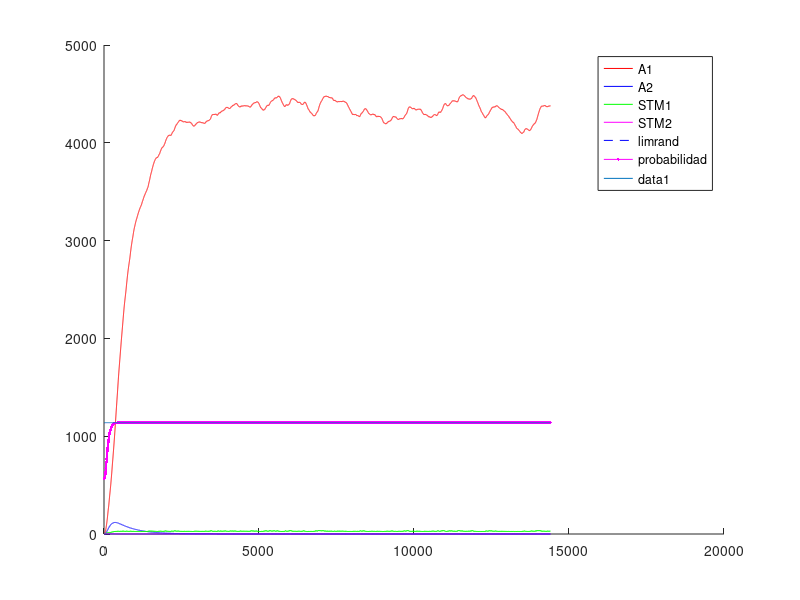
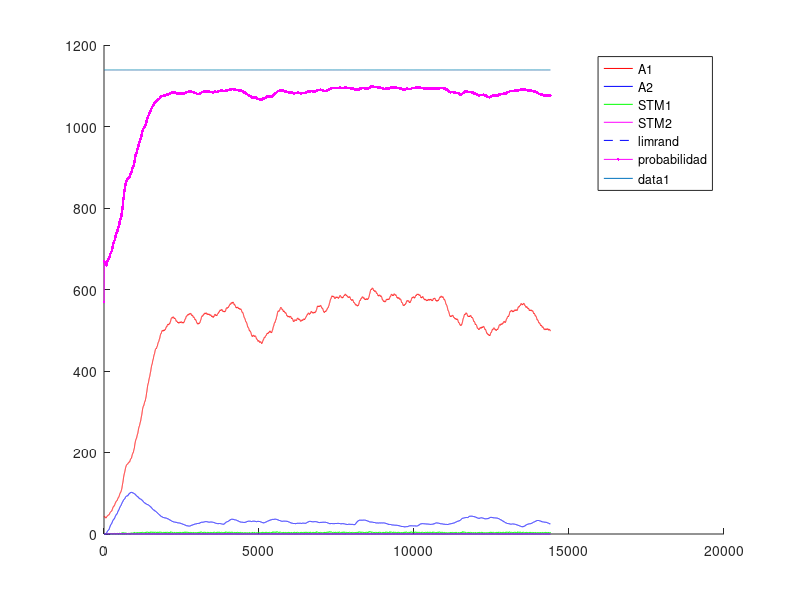
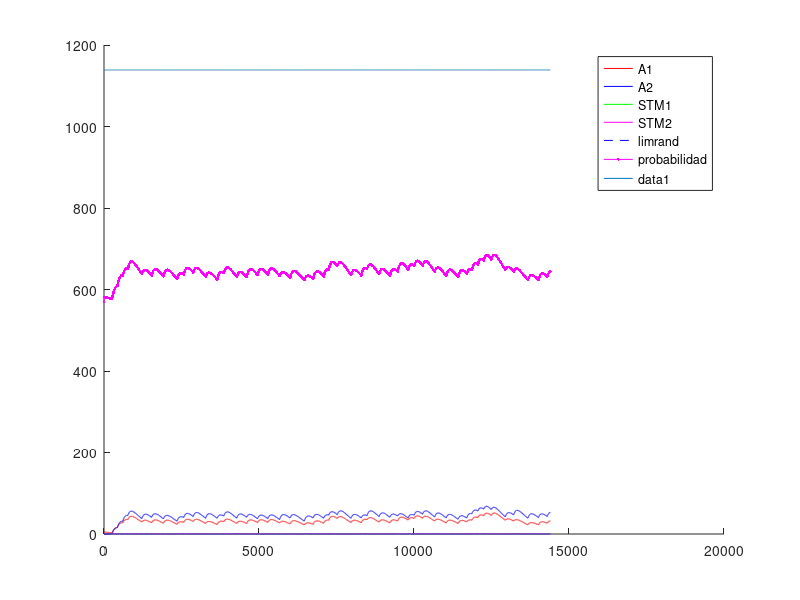
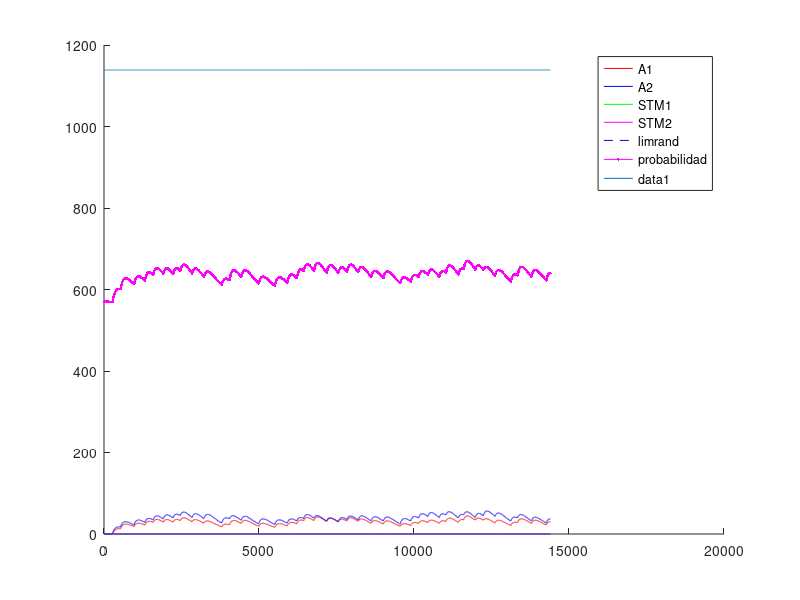

MATLAB code for these plots, in order:
%% Experimento con Variable-Ratio - VR - Tasa Variable
%% Existen multiples intancias de palanquelo (cada vez que realiza respuesta decide si realiza otra o no)
%% Durante la tasa se contabilizan los palanqueos y no palanqueos y el refuerzo impacta de forma 
%% proporcional a la tasa de respuestas.
%% Un trial dura 3600 segundos.
%% Una sesion 1 o 3 trial (seg´un la dinamica del animal)
%% 5 sesiones por Experimento. Cada sesion es un intervalo diferente.
%% 1 experimento
%% Tiempo para realizar un respuesta 1 segundo
%% 
%% La probabilidad de eleccion se ajusta al nivel de maxima frecuencia de palanqueo
%% 

close all
clc
clear

%% Matriz de pago 0 1 

%%% Se ajusto la apreciacion de las cantidades de refuerzo 
function rf = feel(pellets)
  rf=0;
  if (nargin~=0)
    rf=(12.8*(1-exp(-.25.* pellets.^(2))))+(12.8*(1-exp(-.5.* pellets)));
  else
    error ("Faltan parametros");
  endif
endfunction
%% 
%% 

%% INICIALIZATION
%%%%%% CONSTANTES DE SESIONES
Ntrial  =  1 ;   %% un trial de 3600 segundos
tTrial  =  3600; %% en segundos
tResp   =  1;    %% en segundos
tMuestreo = 0.25;%% en segundos
Nses    =  5 ;
Vr=[1,10,30,40,60]; %% valores medios de intervalos variables
Ntest   =  1;
limrand =  0.138;
saving  =  0.01 ;
%%%%%% CONSTANTES DE DECAIMIENTO
alpha = 1*tMuestreo;
beta  = 0.13*0.31*tMuestreo;%0.125*tMuestreo ;
gamma = 0.0067*tMuestreo;%0.025 ; 
delta = 1*tMuestreo;
%%%%%% INICIALIZACION
palanca = zeros(2,1);
Rf_1=0;
Rf_2=0;
A1=zeros(1,Ntest);
A2=zeros(1,Ntest);
stm_1=zeros(2,Ntest);
stm_2=zeros(2,Ntest);
d=1;

sesion = zeros(Nses,1);
trialXsesion = zeros(Nses,Ntrial);
terminal_sesion=zeros(Nses,1);
nb_resp = zeros(Nses,Ntest);
refuerzo = zeros(Nses,Ntest);
t_ref = zeros(Nses,1);
cum_resp = zeros(Nses,1);
contadorP1=0;
contadorP2=0;
contadorI=0;

%% CALCULO DE AROUSAL MAXIMO
%% Iteraciones de respuesta refuerzo para encotnrar el STM medio
Nconfig=5; %% Tasa de respuesta de configuracion
%plot([1:0.01:20],(12.8*(1-exp(-.25.* [1:0.01:20].^(2))))+(12.8*(1-exp(-.5.* [1:0.01:20]))),'.k')
R1 = floor(feel(1)); %tiempo de refuezo para R
l1 = Nconfig/tMuestreo; % duracion entre trials
suma = 0; %suma es un valor necesaria para calcular max1 y min1
suma = alpha*R1 %% Refuerzo cada N respuestas
iter=100; %% numero de iteraciones para que converja el stm
max1 = 0; %maximum de stm1
min1 = 0; %minimum de stm1
for i = 1:iter 
  suma = (1-beta)^(Nconfig/tMuestreo)*suma;%% Instantes que decae el stm
  min1=suma;
  suma += alpha*R1; %Refuerzo
  max1=suma;
end
comp=.88;
S1 = (((max1-min1)*(comp*l1))/2)+min1*comp*l1; %calcul de la superficie del triangulo mas la de el rectangulo
stm_1_medio = S1/(l1);
A1max = (delta/gamma)*stm_1_medio;

%% INICIO DE LAS ITERATIONS
for l = 1:Ntest  %% TESTES
  Num=0;
  for k = 1:Nses  %% SESIONES (cambia el N)
    i=1;
    %duracion = [1,tTrial*ones(1,Ntrial)];
    
    contador = 1;
    %palanca(1)=randi(2);
    
    %% Agregar tasa de refuerzos  %%
    tasa=Vr(k);
    if k>1
      A1(Num+1,l)=saving*A1(Num,l);
      A2(Num+1,l)=saving*A2(Num,l);
      stm_1(Num+1,l)=0*stm_1(Num,l);
      stm_2(Num+1,l)=0*stm_2(Num,l); 
      %%% ELECCION DE LA PRIMERA PALANCA 
%      if A1(Num,1)>A2(Num,1)
%        palanca(2)=1;
%      else
%        palanca(2)=2;
%      end
    end       
    P1(i,k)=0.5;
    P1(i,k)=0.5;
    for j=2:(Ntrial*tTrial/tMuestreo) %% Todos los trials juntos
      
      if contador == tResp/tMuestreo%duracion(i)
        contador = 1;
        i = i+1 ;
        J = j ;
        P1(i,k)=0.5*(1-exp(-(5*A1((j-1)+Num,l))/A1max))+0.5; %probabilidad en exponential
        P2(i,k)=0.5*(1-exp(-(5*A2((j-1)+Num,l))/A1max))+0.5; %probabilidad en exponential
        %P=.99;
        %P2(i,k)=0.5*(1-exp(-(5*A2((j-1)+Num,l))/A2max))+0.5;
        
        a = rand ;
        %%% ELECCION DE LA PALANCA %%% Basicamente elige palanquear o no palanquear
        if (A1((j-1)+Num,l)<=limrand)&&(A2((j-1)+Num,l)<=limrand)
          palanca(i)=randi(2);
        elseif (A1((j-1)+Num,l)>=limrand)&&(A2((j-1)+Num,l)<=limrand)
          if a>=P1(i,k)
            palanca(i)=2;
          else
            palanca(i)=1;
          end
        elseif (A1((j-1)+Num,l)<=limrand)&&(A2((j-1)+Num,l)>=limrand)
          if a>=P2(i,k)
            palanca(i)=1;
          else
            palanca(i)=2;
          end
        elseif (A1((j-1)+Num,l)>A2((j-1)+Num,l))
          if a>=P1(i,k)
            palanca(i)=2;
          else
            palanca(i)=1;
          end
        else
          if a>=P2(i,k)
            palanca(i)=1;
          else
            palanca(i)=2;
          end
        end
        %% Contadores para intervalo de refuerzo
        if palanca(i)==1
          contadorP1++;
        else
          contadorP2++;
        endif
        %%% REFUERZO %%%
        if (contadorP1>=tasa)
          %if (palanca(i)==1) %% palanquea
          aux=contadorP1+contadorP2;
          Rfz=floor(feel(1));
          Rf_1=Rfz*contadorP1/aux;
          Rf_2=Rfz*contadorP2/aux;
          %elseif (palanca(i-1)==2) %% No palanquea
          %  Rf_1=0;
          %  Rf_2=0;%floor(10*(1-exp(-0.8* 2 )));
          %end
          %stm_1(j+Num,l)=(1-beta)*stm_1((j-1)+Num,l)+alpha*Rf_1;
          %stm_2(j+Num,l)=(1-beta)*stm_2((j-1)+Num,l)+alpha*Rf_2;
          contadorP1=0;
          contadorP2=0;
          contadorI =0;
          dispe=.5; %% dispercion del 50% del valor de la intervalo
          tasa=Vr(k)*(1 + dispe*(1-2*rand));
          refuerzo(k,l)++;
          t_ref(k,i)=1;
        endif
        
      else
        contador++;
        contadorI++;
        Rf_1=0;
        Rf_2=0;
      end
      stm_1(j+Num,l)=(1-beta)*stm_1((j-1)+Num,l)+alpha*Rf_1;
      stm_2(j+Num,l)=(1-beta)*stm_2((j-1)+Num,l)+alpha*Rf_2;
      A1(j+Num,l)=(1-gamma)*A1((j-1)+Num,l)+delta*stm_1(j+Num,l);
      A2(j+Num,l)=(1-gamma)*A2((j-1)+Num,l)+delta*stm_2(j+Num,l);
      
%      if floor(j/tTrial)==(j/tTrial)
%        trialXsesion()
%      end
    end
    
    
    %%% CONTADOR DE A QUE J SE CAMBIA LA SESION
    %sesion(k-1,l)=j;
    sesion(k,l)=j+Num;
    %%% DEFINICION DE NUM
%    compteur = 0 ;
%    for i=1:length(A1(:,l))
%      if A1(i,l)~=0
%        compteur = compteur +1;
%      end
%    end
%    Num=compteur;
    Num = j+Num;
    Sizemat = length(A1);
    
    if palanca(1)==1
      nb_resp(k,l)=1;
      cum_resp(k,1)=1;
    end
    for j = 2:length(palanca)
      if palanca(j)==1
        %nb_coop(k-1,l)= nb_coop(k-1,l)+1;
        nb_resp(k,l)++;
        cum_resp(k,j)=cum_resp(k,j-1)+1;
      else
        cum_resp(k,j)=cum_resp(k,j-1);
      end
    end
  end
end


%%% PRUEBAS 
%%% ENCONTRA LA LONGITUD REAL DEL EXPERIMENTACION
nonnul = zeros(Ntest,1);
for k=1:Ntest
  for i=1:length(A1)
    if A1(i,k) ~= 0
      nonnul(k)=nonnul(k)+1;
    end
  end
end

%%% PRUEBA I _ PESO DE LA EXPERIMENTACION EN LA MEMORIA
porcent = 0;
for i = 1:Ntest
  if sum(A1(:,i)) > 10 * sum(A2(:,i))
    porcent = porcent +1;
  end
end

%%% PRUEBA II _ SI LA EXCITATION ALCANZA A SU MAXIMUM
maxima = zeros(Ntest,1);
for k = 1:Ntest
  if floor(max(A1(:,k))) == floor(max(max(A1))) 
    maxima(k) = maxima(k) +1;
  end
end

%%% PRUEBA III _ EN QUE SESION LA PALANCA GANA DE VERDAD
%ird = zeros(Ntest,1);
%for k = 1:Ntest
%  i=1;
%  while 1
%    if A1(nonnul(k)-i,k) < limrand
%      ird(k) = nonnul(k)-i+1;
%      break;
%    else
%      i=i+1;
%    end
%  end
%end
%
%%%% PRUEBA IV _ CONVIERTE J EN NUMERO DE SESION
%for k = 1:Ntest
%  i=1;
%  while 1
%    if ird(k) <= sum(sesion(1:i)+50)
%      ird(k)=i;
%      break;
%    else
%      i=i+1;
%    end
%  end
%end

%%% PRUEBA V _ PORCENTAJE DE COOPERACION POR SESION / EXPERIMENTO


%porcentaje_coop_sesion=zeros(Nses,Ntest);
%porcentaje_coop_experimento=zeros(Ntest,1);
%for k = 1:Ntest
%  porcentaje_coop_experimento(k)=sum(nb_coop(:,k))/(Ntrial*Nses)*100;
%end

%for i=1:Ntest
%  terminal_sesion(1,i)=sesion(1,i);
%  for j=2:Nses
%    terminal_sesion(j,i)=sesion(j,i)+terminal_sesion(j-1,i);
%  end
%end

%%% DEMOSTRACION 


%promedio_sesion=sum(ird)/Ntest
%porcent_10xsuperior_al_otra=porcent/Ntest * 100;
%cuanto_alcanzan_al_maxima=sum(maxima)/Ntest * 100;
%porcentaje_coop_experimento;
%porcentaje_coop_sesion=floor(nb_coop/Ntrial*100);


resp_por_segundos=nb_resp/length(palanca); %numero de respuestas dividido por el numero de respestas maximal posible

for i=1:Ntest
  for j=1:Nses
    figure
    hold on
    %plot(sesion(j,i)*ones(1,max(max(A1(:,i)))),(1:max(max(A1(:,i)))),'--k');
    %h=plot((sesion(j,i).*tMuestreo)*ones(1,max(max(A1(:,i)))),(1:max(max(A1(:,i)))),'--k');
    %set(h, "linewidth", 2);
    if j==1
      plot(1:Ntrial*tTrial/tMuestreo,A1(1:sesion(j,i),i),'r',1:Ntrial*tTrial/tMuestreo,A2(1:sesion(j,i),i),'b',1:Ntrial*tTrial/tMuestreo,stm_1(1:sesion(j,i),i),'g',1:Ntrial*tTrial/tMuestreo,stm_2(1:sesion(j,i),i),'m',1:Ntrial*tTrial/tMuestreo,limrand*ones(1,Ntrial*tTrial/tMuestreo),'--b')
      plot((1:(Ntrial*tTrial))/tMuestreo,P1(:,j)'*A1max,'.-m');
      legend("A1","A2","STM1","STM2","limrand","probabilidad");
    else
      plot(1:Ntrial*tTrial/tMuestreo,A1(sesion(j-1,i)+1:sesion(j,i),i),'r',1:Ntrial*tTrial/tMuestreo,A2(sesion(j-1,i)+1:sesion(j,i),i),'b',1:Ntrial*tTrial/tMuestreo,stm_1(sesion(j-1,i)+1:sesion(j,i),i),'g',1:Ntrial*tTrial/tMuestreo,stm_2(sesion(j-1,i)+1:sesion(j,i),i),'m',1:Ntrial*tTrial/tMuestreo,limrand*ones(1,Ntrial*tTrial/tMuestreo),'--b')
      plot((1:(Ntrial*tTrial))/tMuestreo,P1(:,j)'*A1max,'.-m');
      legend("A1","A2","STM1","STM2","limrand","probabilidad");
    endif
    plot(1:Ntrial*tTrial/tMuestreo,A1max*ones(1,Ntrial*tTrial/tMuestreo))
    hold off
  endfor
endfor


%% Maximos exitos por tasa= 10-360 - 30-120 - 40-65 - 60-60 

color = 'rgbmkmrgbk';
figure
hold on
for i=1:Ntest
  plot(Vr,resp_por_segundos(:,i),'Color',color(i));
  title('Respuestas por segundos');
  xlabel('Tasa fija');
  ylabel('Respuestas/segundos');
  for j=1:Nses
    plot(Vr(j)*ones(1,floor(resp_por_segundos(j,i)*100)+1),(0:floor(resp_por_segundos(j,i)*100))/100,'k');
  end
end
hold off

figure
hold on
for i=1:Ntest
  plot(refuerzo(:,i),resp_por_segundos(:,i),'Color',color(i));
  title('Respuestas y refuerzo');
  xlabel('Refuezo/horas');
  ylabel('Respuestas/segundos');
  for j=1:Nses
    plot(refuerzo(j)*ones(1,floor(resp_por_segundos(j,i)*100)+1),(0:floor(resp_por_segundos(j,i)*100))/100,'k');
    a = strcat('Num= ',num2str(Vr(j)));
    if j==3
      text(refuerzo(j),-.085,a);
    elseif j==4
      text(refuerzo(j),-.1,a);
    elseif j==5
      text(refuerzo(j),-.03,a);
    else
      text(refuerzo(j),-.06,a);
    end
  end
end
hold off


figure
hold on
for i=1:Nses
  plot(1:length(cum_resp(i,:)),cum_resp(i,:),'Color',color(i));
  a=find(t_ref(i,:)==1);
  plot(a,cum_resp(i,a),'k+');
  title('Cumulative records');
  xlabel('Time');
  ylabel('Cumulative responses');
end
hold off

%%% probl�me de temps, pas le temps de d�croitre du coup red�marre plus
%%% haut CQFD
%%%% CASTIGO DE TIEMPO 
%%%% CUANTO VECES ELIGE COOPERATION
%%% Pour chaque session r�cup�rer le nombre de coop�ration et tracer la
%%% courbe correspondante 
